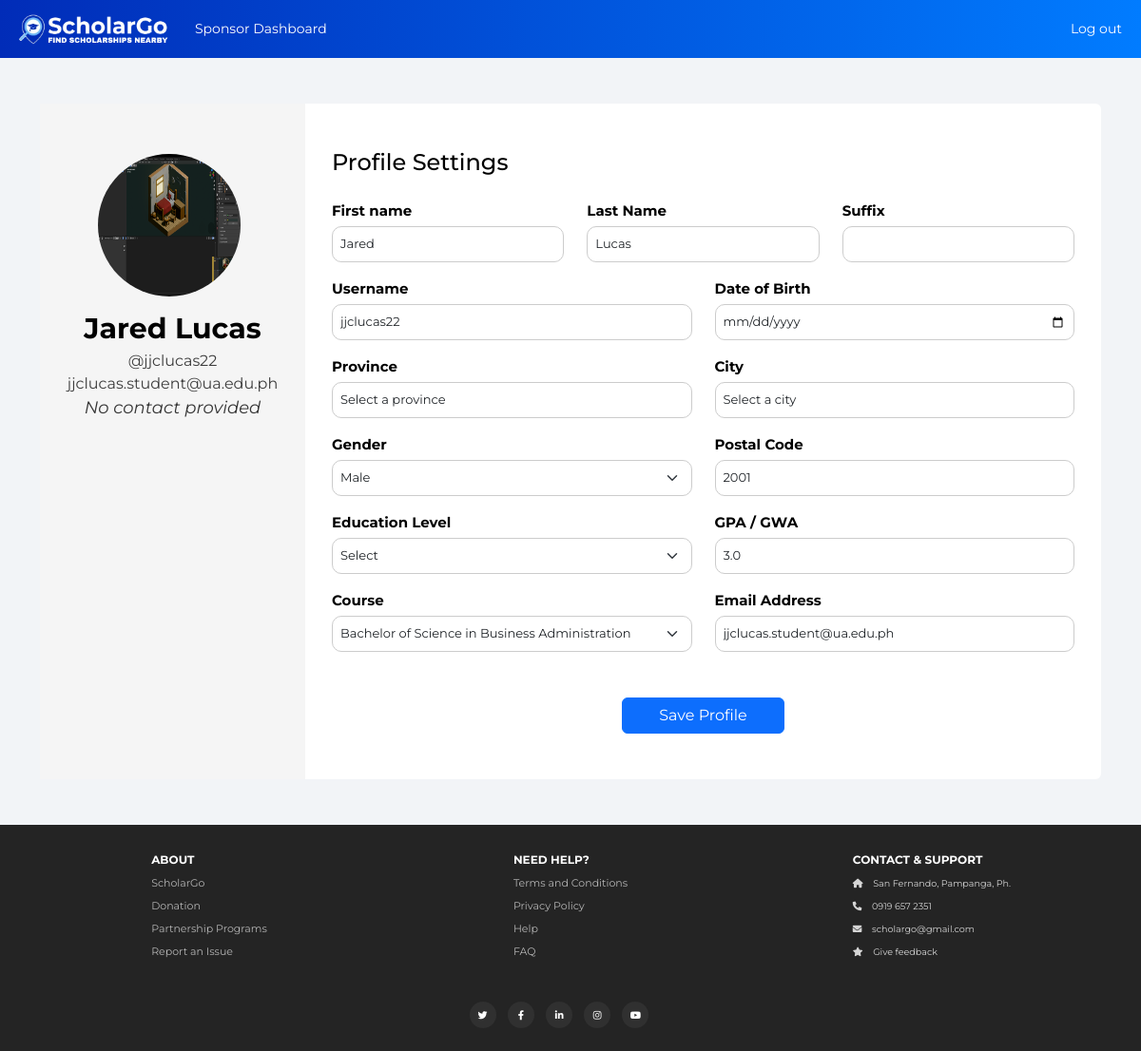
Screenshot of /profile (signed in) with the database file from the repository.
### website/models.py (models this page shows, shortened)
class User(db.Model, UserMixin):
    id = db.Column(db.Integer, primary_key=True)
    username = db.Column(db.String(150), unique=True)
    image = db.Column(db.String(300), nullable=True)
    city = db.Column(db.String(150))
    birthdate = db.Column(db.Date, nullable=False)
    province = db.Column(db.String(150))
    notifications = db.relationship('Notification', backref='user', lazy=True)
    postalcode = db.Column(db.String(150))
    picture_path = db.Column(db.String(255), nullable=False)
    educationlevel = db.Column(db.String(150))
    email = db.Column(db.String(150), unique=True)
    password = db.Column(db.String(150))
    first_name = db.Column(db.String(150))
    last_name = db.Column(db.String(150))
    gender = db.Column(db.String(150))
    course = db.Column(db.String(150))
    phone_number = db.Column(db.String(150))
    gpa = db.Column(db.Float)
    extracurricular_activities = db.Column(db.String(300))
    financial_status = db.Column(db.String(150))
    notes = db.relationship('Note', backref='user', lazy=True)
    followed_sponsorships = db.relationship('Sponsorship_data', secondary=user_sponsorship,
                                             lazy='subquery', backref=db.backref('followers', lazy=True))
    comments = db.relationship('Comment', backref='user', lazy=True)

### website/views.py (the view)
@views.route("/profile")
@login_required
def profile():
    return render_template('profile.html', user=current_user)

### website/templates/profile.html (shortened to what this page needs)
{% extends "base.html" %}
{% block content %}
<link rel="stylesheet" href="/static/css/profile.css">
<div class="container right-form rounded bg-white mt-5 mb-5" >
    <div class="row">
        <div class="col-md-3 border-right profile-left">
            <div class="d-flex flex-column align-items-center text-center p-3 py-5 position-relative">
                <div class="profile-image-wrapper position-relative">
                    <img class="rounded-circle me-2 profile-picture"
                         style="width: 150px; height: 150px; cursor: pointer;"
                         src="{{ url_for('static', filename='uploads/' + current_user.picture_path) }}"
                         alt="Profile Picture"
                         onclick="document.getElementById('profilePictureInput').click();">
                </div>
                <span class="text-white-name">{{ current_user.first_name }} {{ current_user.last_name }}</span>
                <span class="text-white-un">@{{ current_user.username }}</span>
                <span class="text-white-em">{{ current_user.email }}</span>
                <span class="contact-text">{{ current_user.phone_number if current_user.phone_number else 'No contact provided' }}</span>
            </div>
        </div>
        <div class="col-md-9 border-right">
            <form method="POST" action="{{ url_for('auth.update_profile') }}">
                <div class="p-3 py-5">
                    <div class="d-flex justify-content-between align-items-center mb-3">
                        <h4 class="text-right">Profile Settings</h4>
                    </div>
                    <div class="row mt-2">
                        <div class="col-md-4">
                            <label class="labels">First name</label>
                            <input type="text" class="form-control" name="first_name" value="{{ current_user.first_name }}">
                        </div>
                        <div class="col-md-4">
                            <label class="labels">Last Name</label>
                            <input type="text" class="form-control" name="last_name" value="{{ current_user.last_name }}">
                        </div>
                        <div class="col-md-4">
                            <label class="labels">Suffix</label>
                            <input type="text" class="form-control" name="suffix" value="{{ current_user.suffix }}">
                        </div>
                    </div>
                    <div class="row mt-3">
                        <div class="col-md-6">
                            <label class="labels">Username</label>
                            <input type="text" class="form-control" name="username" value="{{ current_user.username }}">
                        </div>
                        <div class="col-md-6">
                            <label class="labels">Date of Birth</label>
                            <input type="date" class="form-control" name="dob" value="{{ current_user.dob }}">
                        </div>
                    </div>
                    <div class="row mt-3">
                        <div class="col-md-6">
                            <label class="labels">Province</label>
                            <select class="form-control" name="province" id="tar_province" value ="{{ current_user.province }}" onchange="updateCity()">
                                <option value="" disabled selected>Select a province</option>
                            </select>
                        </div>
                        <div class="col-md-6">
                            <label class="labels">City</label>
                            <select class="form-control" name="city" value ="{{ current_user.city }}" id="tar_city">
                                <option value="" disabled selected>Select a city</option>
                            </select>
                        </div>
                    </div>
                    <div class="row mt-3">
                        <div class="col-md-6">
                            <label class="labels">Gender</label>
                            <select class="form-select" name="gender">
                                <option value="Male" {% if current_user.gender == 'Male' %}selected{% endif %}>Male</option>
                            </select>
                        </div>
                        <div class="col-md-6">
                            <label class="labels">Postal Code</label>
                            <input type="text" class="form-control" name="postalcode" value="{{ current_user.postalcode }}">
                        </div>
                    </div>
                    <div class="row mt-3">
                        <div class="col-md-6">
                            <label class="labels">Education Level</label>
                            <select class="form-select" name="education_level">
                                <option value="" disabled selected>Select</option>
                            </select>
                        </div>
                        <div class="col-md-6">
                            <label class="labels">GPA / GWA</label>
                            <input type="number" class="form-control" name="gpa" value="{{ current_user.gpa }}">
                        </div>
                    </div>
                    <div class="row mt-3">
                        <div class="col-md-6">
                            <label class="labels">Course</label>
                            <select class="form-select" id="course" name="course" value="{{ current_user.course }}" >
                                <optgroup label="Business and Management">
                                    <option value="business_admin" {% if current_user.education_level == 'business_admin' %}selected{% endif %}>Bachelor of Science in Business Administration</option>
                                </optgroup>
                            </select>
                        </div>
                        <div class="col-md-6">
                            <label class="labels">Email Address</label>
                            <input type="email" class="form-control" name="email" value="{{ current_user.email }}">
                        </div>
                    </div>
                    <div class="mt-5 text-center">
                        <button class="btn btn-primary profile-button" type="submit">Save Profile</button>
                    </div>
                </div>
            </form>
        </div>
    </div>
</div>
{% endblock %}

### website/static/css/base.css (style rules this page uses)
body { font-family: 'Montserrat', sans-serif; background-color: #f2f4f7; color: #ffffff; }

### website/static/css/footer.css (style rules this page uses)
html, body { height: 100%; margin: 0; }
body { display: flex; flex-direction: column; }
.container { flex: 1; }
.text-center { margin-top: 2%; }

### website/static/css/profile.css (style rules this page uses)
body { color: #000000; }
.profile-left { background-color: #f5f5f5; color: white; }
.profile-image-wrapper { position: relative; display: inline-block; border-radius: 50%; }
.profile-image-wrapper img { width: 167px; height: 167px; border-radius: 50%; transition: transform 0.4s ease-in-out; }
.text-white-em, .text-white-un { color: #3d3d3d; }
.text-white-name { font-size: 25px; font-weight: bold; margin-top: 5%; color: black; }
.contact-text { color: rgb(53, 53, 53); font-style: italic; font-size: 15px; }
.profile-button { width: 22%; }
@media (min-width: 1200px) { .text-white-em, .text-white-un { font-size: 16px; } }
@media (min-width: 1200px) { .text-white-name { font-size: 30px; } }
@media (min-width: 1200px) { .contact-text { font-size: 18px; } }
.labels { font-size: 16px; font-weight: bold; color: #000000; margin-bottom: 5px; }
.form-control, .form-select { border: 1px solid #ccc; border-radius: 10px; padding: 10px; font-size: 14px; transition: border-color 0.3s; margin-top: 0; }
@media (min-width: 768px) { .labels { font-size: 15px; } }
@media (min-width: 768px) { .form-control, .form-select { font-size: 14px; } }
@media (min-width: 1200px) { .labels { font-size: 15px; } }
@media (min-width: 1200px) { .form-control, .form-select { font-size: 13px; padding: 8px; } }

### rows the page displays
User: picture_path (picture), first_name "Jared", last_name "Lucas", username "jjclucas22", email "jjclucas.student@ua.edu.ph", phone_number "No contact provided", gender "Male", postalcode "2001", gpa "3.0", course "Bachelor of Science in Business Administration"
